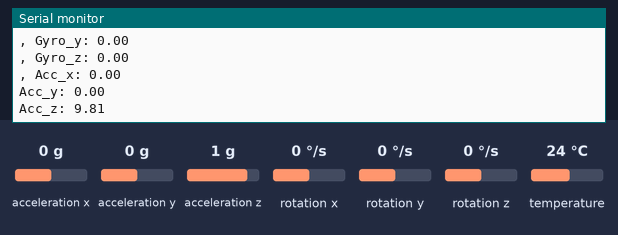
This sketch was run on a simulated ESP8266 (NodeMCU). Shown: the last lines printed to the serial monitor. Inputs (shaded band) come from the test bench; at power-on: acceleration x 0 g, acceleration y 0 g, acceleration z 1 g, rotation x 0 °/s, rotation y 0 °/s, rotation z 0 °/s, temperature 24 °C. WiFi joins after 1.5 s; servers stay silent unless stated.

Above: at 5.8 s.
5.9 s: acceleration x set to -1.4 g
At 6.18 s:
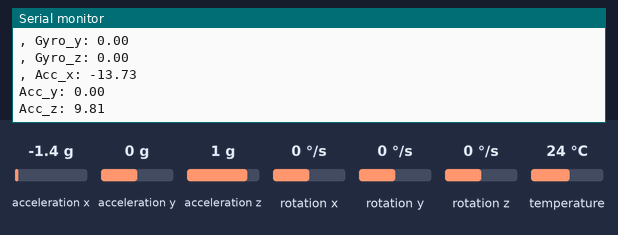
7.4 s: acceleration y set to -1.4 g
At 7.77 s:
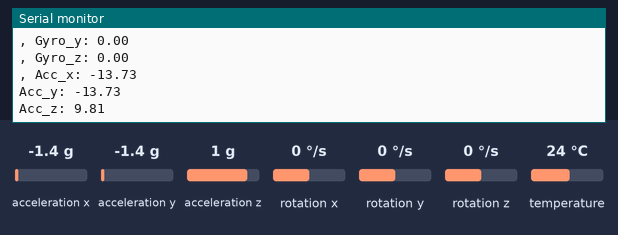
8.9 s: acceleration z set to -1.4 g
At 9.36 s:
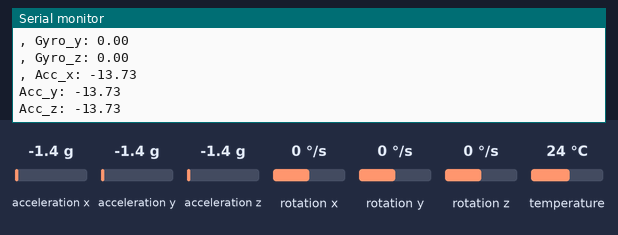
10.4 s: rotation x set to -192 °/s
11.9 s: rotation y set to -192 °/s
Timing chart, 0 to 14.4 s (numbered marks = the images above; inputs shaded):
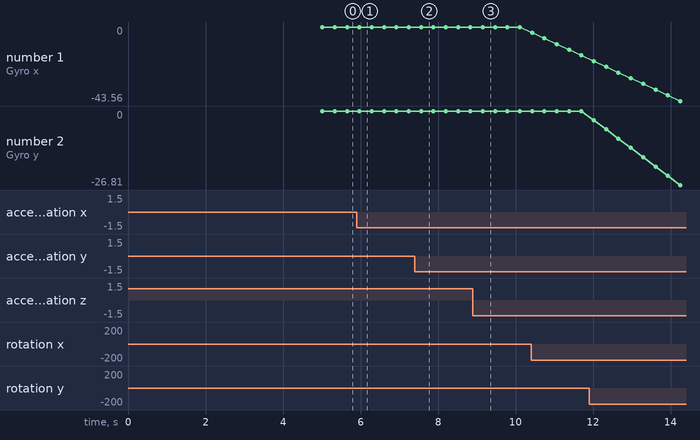

Measured:
- after the input at 5.9 s, the serial monitor: prints a new line after 0.07 s (image 1)
- after the input at 7.4 s, the serial monitor: prints a new line after 0.16 s (image 2)
- after the input at 8.9 s, the serial monitor: prints a new line after 0.26 s (image 3)
- plotted number 1: 0 → -16.76 after the input at 10.4 s

The sketch:

esp8266_gyro.ino
```cpp
// (licence header left out)
#include <Arduino.h>
#include <ESP8266WiFi.h>
#include "ThingSpeak.h"
#include <Adafruit_Sensor.h>
#include <Adafruit_MPU6050.h>

const char* ssid = "leek3_101(2)_2.4G";   // your network SSID (name)
const char* password = "101101101";   // your network password

WiFiClient  client;

unsigned long myChannel = 1;
const char * myWriteAPIKey = "IGHSXR5KAGTOB59C";

// Timer variables
unsigned long lastTime = 0;
unsigned long timerDelay = 10;

// Variable to hold temperature readings

//uncomment if you want to get temperature in Fahrenheit
//float temperatureF;

// Create a sensor object
Adafruit_MPU6050 mpu;

sensors_event_t a, g, tmp;
String Gyro[3];
String Acc[3];

float gyroX, gyroY, gyroZ;
float accX, accY, accZ;
//float temperature;

//Gyroscope sensor deviation
float gyroXerror = 0.00;
float gyroYerror = 0.03;
float gyroZerror = 0.01;

void MPU_init()
{
  if (!mpu.begin())
  {
    Serial.println("Failed to find MPU6050 chip");
    while (1);
  }
}

void getGyro_read()
{
  mpu.getEvent(&a, &g, &tmp);

  float gyroX_tmp = g.gyro.x;
  float gyroY_tmp = g.gyro.y;
  float gyroZ_tmp = g.gyro.z;

  if (abs(gyroX_tmp) > gyroXerror)
    gyroX += gyroX_tmp;//50.00;
  if (abs(gyroY_tmp) > gyroYerror)
    gyroY += gyroY_tmp;//70.00;
  if (abs(gyroZ_tmp) > gyroZerror)
    gyroZ += gyroZ_tmp;//90;

  Gyro[0] = String(gyroX);
  Gyro[1] = String(gyroY);
  Gyro[2] = String(gyroZ);
}

void getAcc_read()
{
  mpu.getEvent(&a, &g, &tmp);
  accX = a.acceleration.x;
  accY = a.acceleration.y;
  accZ = a.acceleration.z;

  Acc[0] = String(accX);
  Acc[1] = String(accY);
  Acc[2] = String(accZ);
}

/*String getTemperature()
{
  mpu.getEvent(&a, &g, &tmp);
  temperature = tmp.temperature;
  return String(temperature);
}*/

void setup() {
  Serial.begin(115200);  //Initialize serial
  MPU_init();

  WiFi.mode(WIFI_STA);

  ThingSpeak.begin(client);  // Initialize ThingSpeak

}

void loop() {
  if ((millis() - lastTime) > timerDelay) {
     //Serial.printSerial.print("Connect or reconnect to WiFi");
    if(WiFi.status() != WL_CONNECTED){
      Serial.print("Attempting to connect");
      while(WiFi.status() != WL_CONNECTED){
        WiFi.begin(ssid, password);
        delay(5000);
      }
      Serial.println("\nConnected.");
    }
    getGyro_read();
    getAcc_read();


    // Get a new temperature reading
    Serial.print("Gyro_x: ");
    Serial.println(Gyro[0]);
    Serial.print(", ");
    Serial.print("Gyro_y: ");
    Serial.println(Gyro[1]);
    Serial.print(", ");
    Serial.print("Gyro_z: ");
    Serial.println(Gyro[2]);
    Serial.print(", ");
    Serial.print("Acc_x: ");
    Serial.println(Acc[0]);
    Serial.print("\n");
    Serial.print("Acc_y: ");
    Serial.println(Acc[1]);
    Serial.print("Acc_z: ");
    Serial.println(Acc[2]);


    //uncomment if you want to get temperature in Fahrenheit
    /*temperatureF = 1.8 * bme.readTemperature() + 32;
    Serial.print("Temperature (ºC): ");
    Serial.println(temperatureF);*/
    ThingSpeak.setField(1, Gyro[0]);
    ThingSpeak.setField(2, Gyro[1]);
    ThingSpeak.setField(3, Gyro[2]);
    ThingSpeak.setField(4, Acc[0]);
    ThingSpeak.setField(5, Acc[1]);
    ThingSpeak.setField(6, Acc[2]);

    // Write to ThingSpeak. There are up to 8 fields in a channel, allowing you to store up to 8 different
    // pieces of information in a channel.  Here, we write to field 1.
    //int x = ThingSpeak.writeField(myChannelNumber, 1, temperatureC, myWriteAPIKey);
    int x = ThingSpeak.writeFields(myChannel, myWriteAPIKey);
    /*int Gyro_r_x = ThingSpeak.writeField(myCh_Gyro_x, 1, Gyro[0], myWriteAPIKey);
    int Gyro_r_y = ThingSpeak.writeField(myCh_Gyro_y, 2, Gyro[1], myWriteAPIKey);
    int Gyro_r_z = ThingSpeak.writeField(myCh_Gyro_z, 3, Gyro[2], myWriteAPIKey);
    int Acc_r_x = ThingSpeak.writeField(myCh_Acc_x, 4, Acc[0], myWriteAPIKey);
    int Acc_r_y = ThingSpeak.writeField(myCh_Acc_y, 5, Acc[1], myWriteAPIKey);
    int Acc_r_z = ThingSpeak.writeField(myCh_Acc_z, 6, Acc[2], myWriteAPIKey);*/
    //uncomment if you want to get temperature in Fahrenheit
    //int x = ThingSpeak.writeField(myChannelNumber, 1, temperatureF, myWriteAPIKey);

    //if(Gyro_r_x == 200 && Gyro_r_y == 200 && Gyro_r_z == 200 && Acc_r_x == 200 && Acc_r_y == 200 && Acc_r_z == 200){
    if(x == 200){
      Serial.println("Channel update successful.");
    }
    else{
      Serial.println("Problem updating channel. HTTP error code " + String(x));
//      Serial.println("Problem updating channel. HTTP error code " + String(Gyro_r_y));
//      Serial.println("Problem updating channel. HTTP error code " + String(Gyro_r_z));
//      Serial.println("Problem updating channel. HTTP error code " + String(Acc_r_x));
//      Serial.println("Problem updating channel. HTTP error code " + String(Acc_r_z));
//      Serial.println("Problem updating channel. HTTP error code " + String(Acc_r_y));
    }
    lastTime = millis();
  }
 }
```
